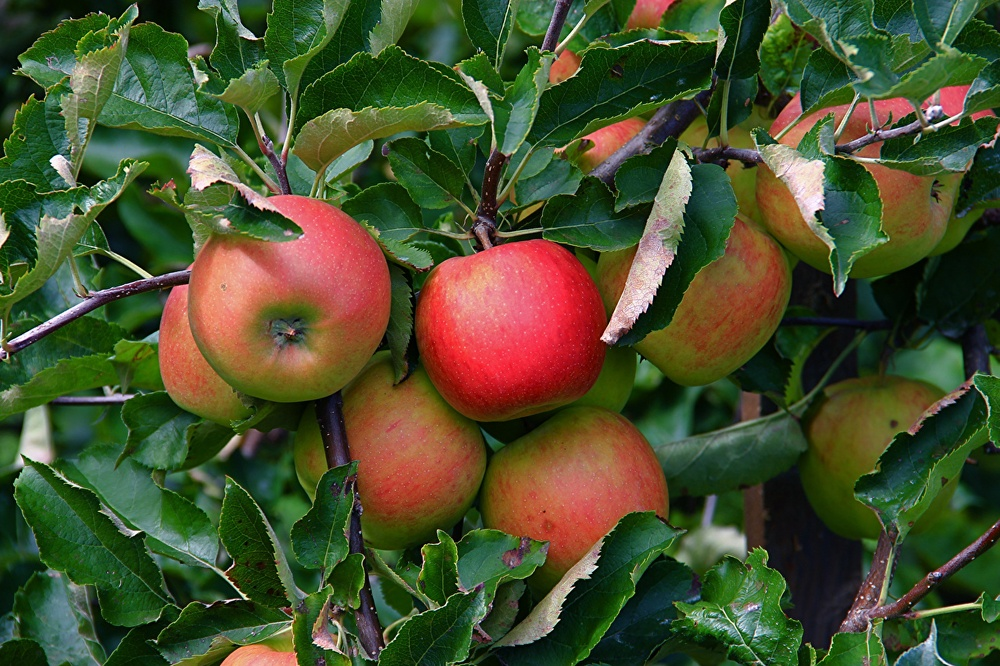
#> input picture openCV_class(cv2)/04_img_mask/exam/apple.jpg, 1000 x 666 px, shrunk from 1280 x 853 before the run
$ python 2_exam.py
#> lines starting #> are read from the running program, lines starting #| are printed output that depends on the picture
'''
문제 2: 엣지 검출을 통한 객체 윤곽 추출
1) 사과 이미지에서 객체의 윤곽(엣지)을 검출한다.
2) 사과 이미지를 불러와서 엣지 검출을 수행한다.
3)cv2.Canny 함수를 사용하여 엣지를 검출하고, 검출된 엣지만을 포함하는 새 이미지를 생성한다.
   결과 이미지는 apple_edges.jpg로 저장한다.
'''

import cv2
import numpy as np

img = cv2.imread('apple.jpg')
#> img is the input picture: shape (666, 1000, 3); mean B, G, R 45.1, 78.6, 71.8

# 그레이 스케일 이미지로 변환
#img = cv2.cvtColor(img, cv2.COLOR_BGR2GRAY)


edges = cv2.Canny(img, 100, 200)
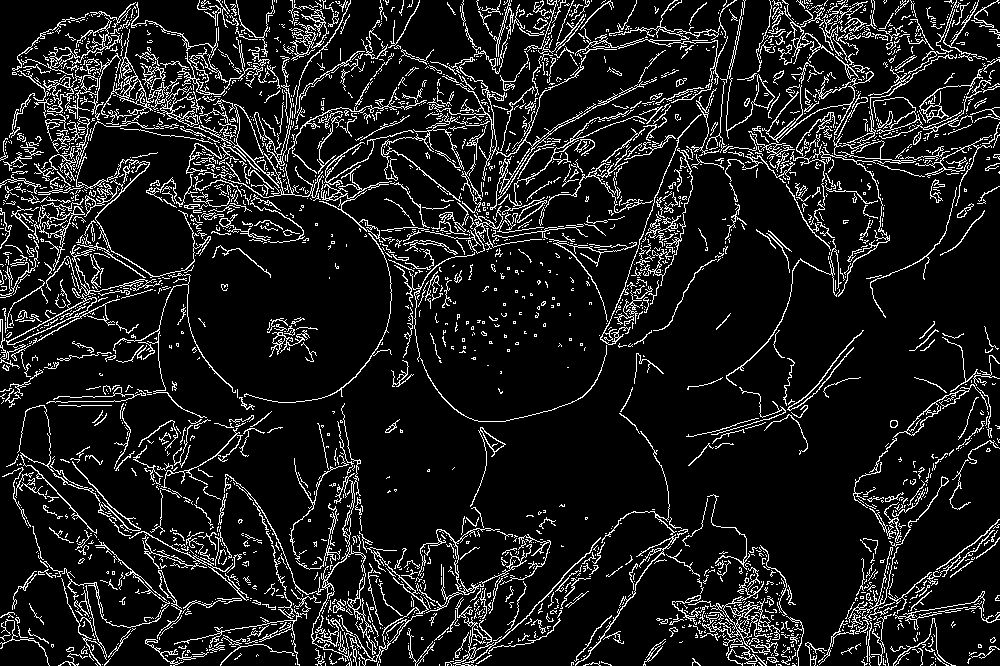
#> edges: shape (666, 1000); 11.1% white in thin lines or dots

cv2.imwrite('apple_edges.jpg', edges)
cv2.imshow('Canny Edge', edges)
cv2.waitKey(0)
cv2.destroyAllWindows()
